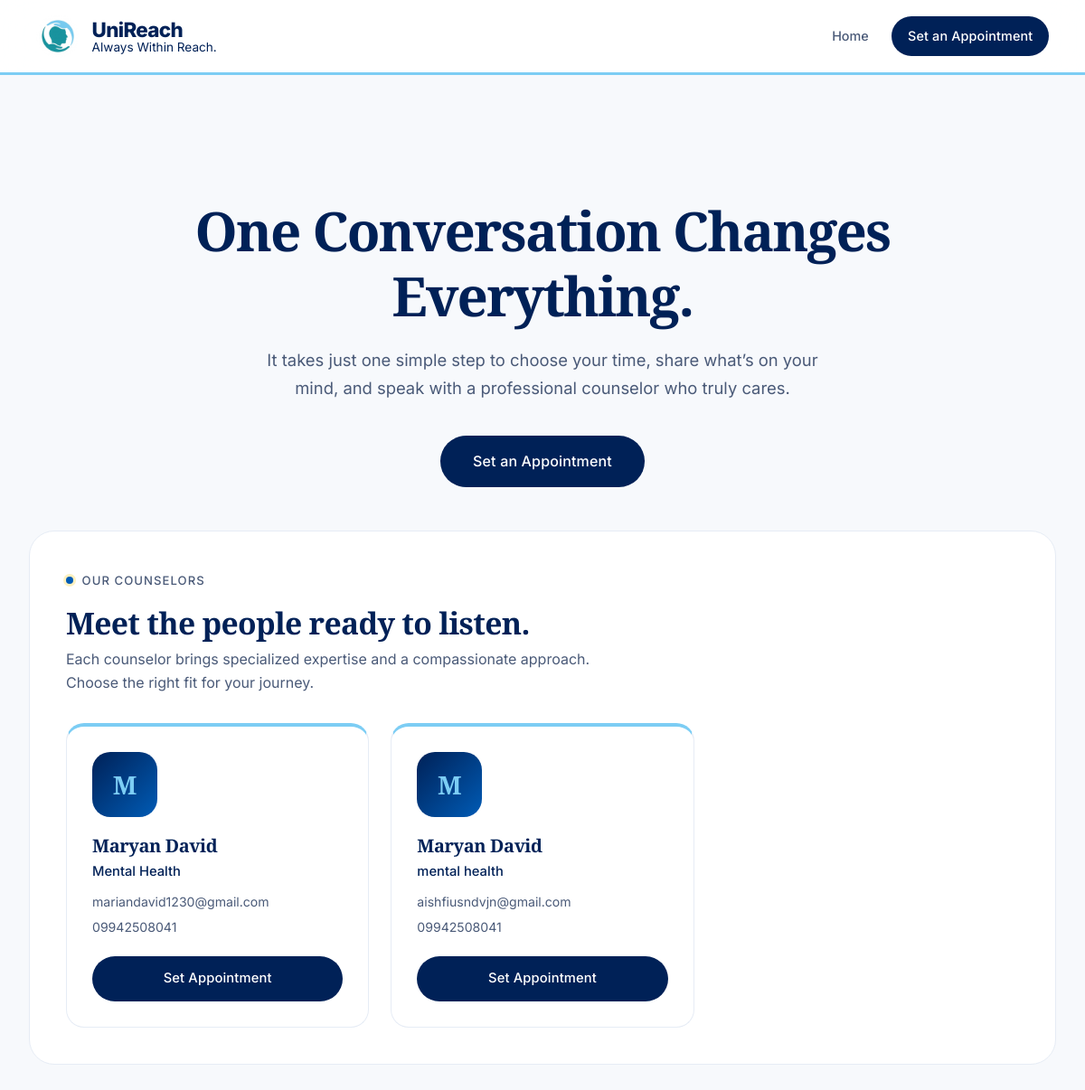
/, run on an earlier commit of the app's database.
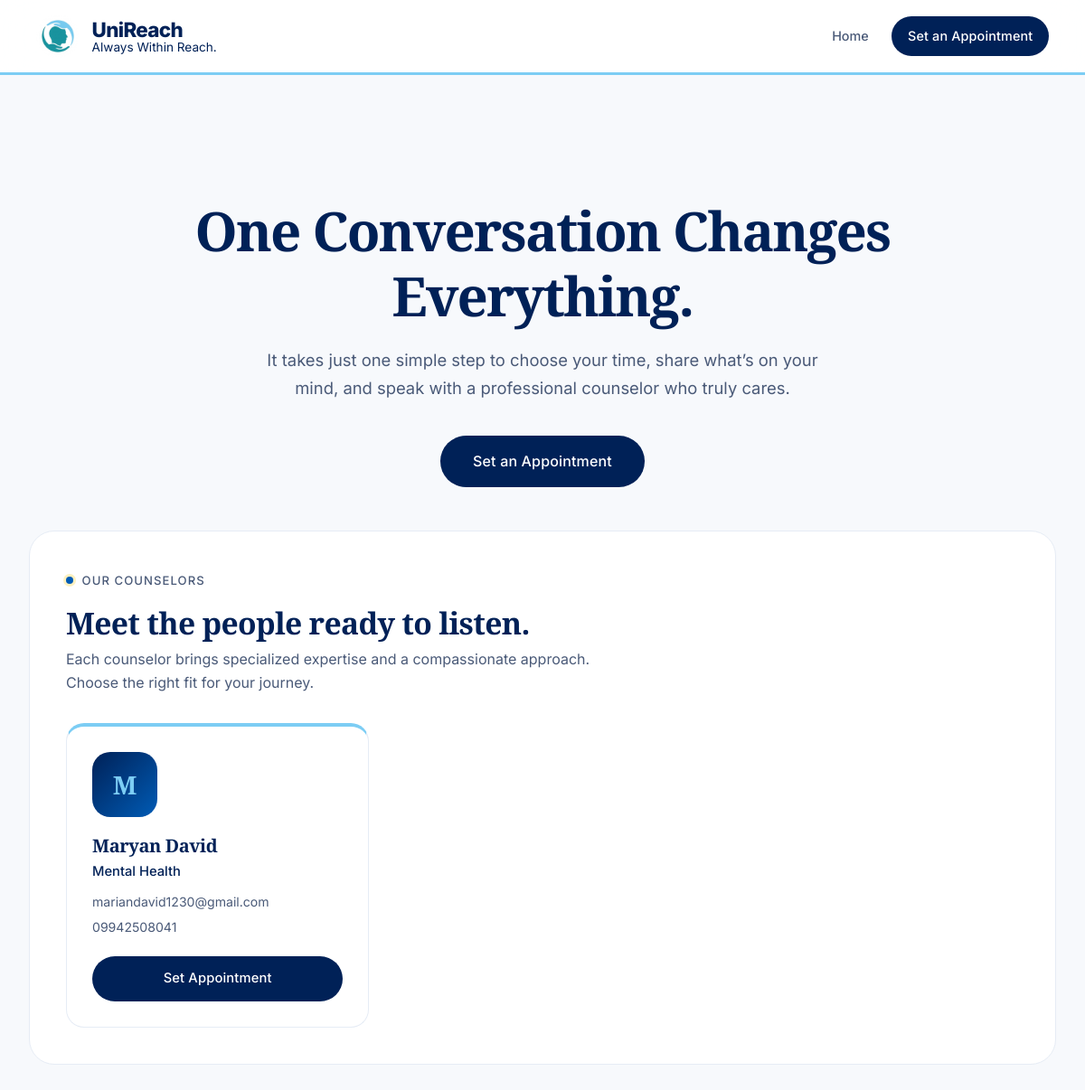
And on a later commit of the database.
### app.py (models this page shows, shortened)
class User(UserMixin, db.Model):
    id = db.Column(db.Integer, primary_key=True)
    username = db.Column(db.String(80), unique=True, nullable=False)
    email = db.Column(db.String(120), unique=True, nullable=False)
    password_hash = db.Column(db.String(256), nullable=False)
    role = db.Column(db.String(20), nullable=False)
    is_admin = db.Column(db.Boolean, default=False, nullable=False)
    full_name = db.Column(db.String(120), nullable=False)
    specialty = db.Column(db.String(120))
    student_id = db.Column(db.String(50))
    phone = db.Column(db.String(20))
    reset_token = db.Column(db.String(256))
    reset_token_expiry = db.Column(db.DateTime)

### app.py (the view)
@app.route('/')
def index():
    if current_user.is_authenticated:
        if current_user.is_counselor:
            return redirect(url_for('counselor_dashboard'))
        elif current_user.is_teacher:
            return redirect(url_for('teacher_dashboard'))
        logout_user()
    if session.get('counselor_access'):
        return redirect(url_for('login'))
    counselors = User.query.filter_by(role='counselor', is_admin=False).all()
    return render_template('index.html', counselors=counselors)

### templates/index.html (shortened to what this page needs)
{% extends "base.html" %}
{% block content %}
<div class="hero">
    <h2>One Conversation Changes Everything.</h2>
    <p>It takes just one simple step to choose your time, share what’s on your mind, and speak with a professional counselor who truly cares.</p>
    {% if counselors %}
        <a href="#counselors" class="btn btn-primary" style="font-size: 1rem; padding: 1rem 2.25rem;">Set an Appointment</a>
    {% endif %}
</div>
<div class="card" id="counselors">
    <div class="section-label">Our Counselors</div>
    <h2 style="border: none; padding: 0; margin-bottom: 0.5rem; font-size: 2.1rem;">Meet the people ready to listen.</h2>
    <p style="color: var(--text-secondary); margin-bottom: 2rem; max-width: 600px;">
        Each counselor brings specialized expertise and a compassionate approach. Choose the right fit for your journey.
    </p>
    {% if counselors %}
        <div class="counselor-grid">
            {% for counselor in counselors %}
                <div class="counselor-card">
                    <div class="counselor-avatar">{{ counselor.full_name.split()[0][0] if counselor.full_name else '?' }}</div>
                    <h3 style="margin-bottom: 0.3rem;">{{ counselor.full_name }}</h3>
                    {% if counselor.specialty %}
                        <p style="color: var(--text-primary); font-weight: 500; margin-bottom: 0.65rem; font-size: 0.92rem;">{{ counselor.specialty }}</p>
                    {% endif %}
                    {% if counselor.email %}
                        <p style="color: var(--text-secondary); font-size: 0.88rem; margin-bottom: 0.35rem;">{{ counselor.email }}</p>
                    {% endif %}
                    {% if counselor.phone %}
                        <p style="color: var(--text-secondary); font-size: 0.88rem;">{{ counselor.phone }}</p>
                    {% endif %}
                    <a href="{{ url_for('book_appointment_public', counselor_id=counselor.id) }}" class="btn btn-primary" style="margin-top: 1.25rem; width: 100%;">Set Appointment</a>
                </div>
            {% endfor %}
        </div>
    {% else %}
        <div class="empty-state">
            <p>No counselors registered yet. Please check back later.</p>
        </div>
    {% endif %}
</div>
{% endblock %}

What changed in the data, as far as the page shows it:
removed User: full_name "M", full_name "Maryan David", specialty "mental health", email "aishfiusndvjn@gmail.com", phone "09942508041"
